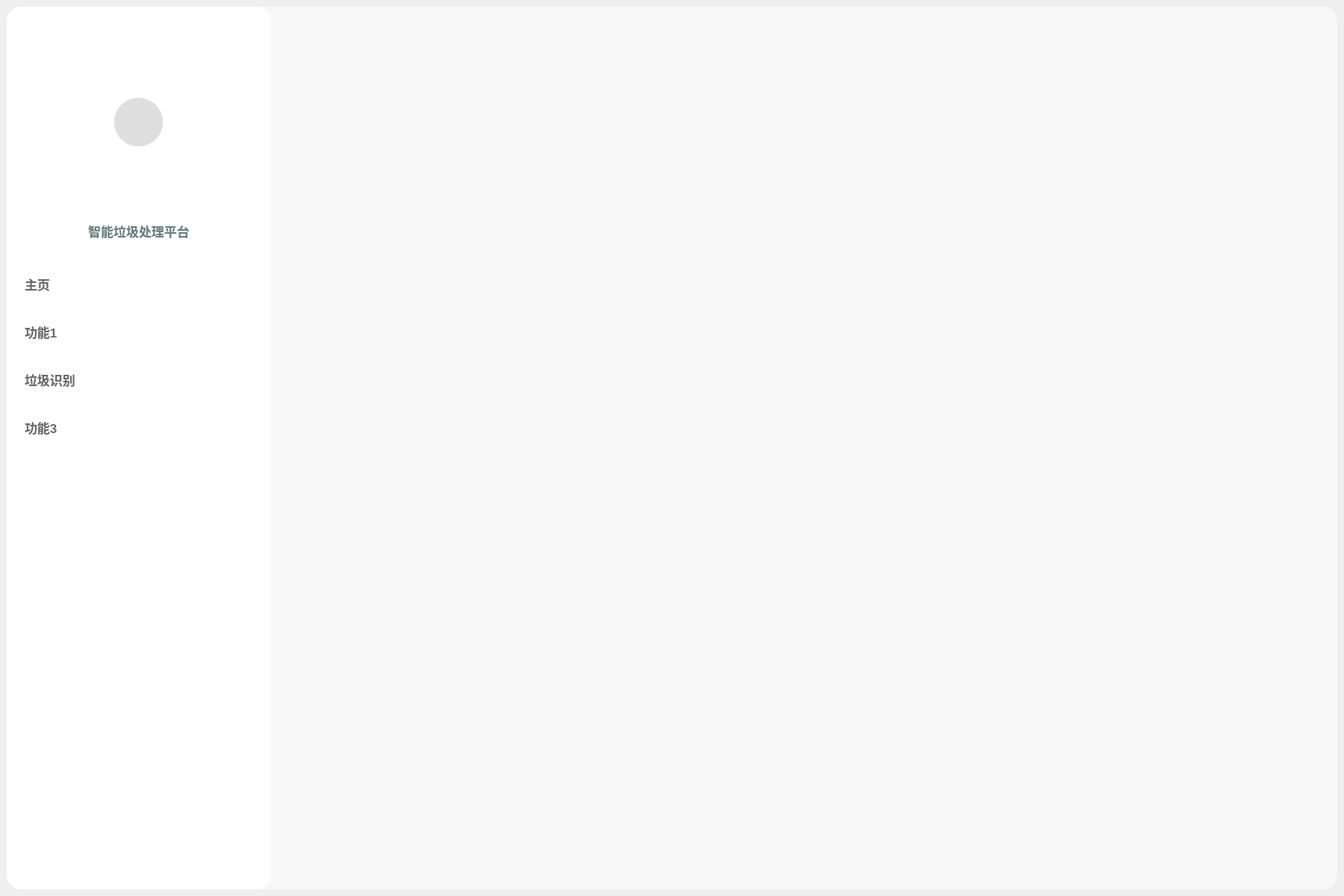
<?xml version="1.0" encoding="UTF-8"?>
<ui version="4.0">
 <class>MainWindow</class>
 <widget class="QMainWindow" name="MainWindow">
  <property name="geometry">
   <rect>
    <x>0</x>
    <y>0</y>
    <width>1800</width>
    <height>1200</height>
   </rect>
  </property>
  <property name="windowTitle">
   <string>MainWindow</string>
  </property>
  <property name="styleSheet">
   <string notr="true">QScrollBar:horizontal{
    height:8px;
    background:rgba(0,0,0,0%);
border-radius:4px;

}
QScrollBar::handle:horizontal{
    background:rgba(125,125,125,50%);
border-radius:4px;
}
QScrollBar::handle:horizontal:hover{
    background:rgba(125,125,125,100%);
    min-width:0;
}
QScrollBar::add-line:horizontal{
    height:0px;width:0px;

}
QScrollBar::sub-line:horizontal{
    height:0px;width:0px;

}
QScrollBar::add-line:horizontal:hover{
    height:0px;width:0px;

}
QScrollBar::sub-line:horizontal:hover{
    height:0px;width:0px;

}
QScrollBar::add-page:horizontal,QScrollBar::sub-page:horizontal
{
    background:rgba(0,0,0,10%);
    border-radius:4px;
}

QScrollBar:vertical{
    width:8px;
    background:rgba(0,0,0,0%);

}
QScrollBar::handle:vertical{
    width:0px;
    background:rgba(125,125,125,50%);
    border-radius:4px;
}
QScrollBar::handle:vertical:hover{
    width:0px;
    background:rgba(125,125,125,100%);
    border-radius:4px;
    min-width:20;
}
QScrollBar::add-line:vertical{
    height:0px;width:0px;

}
QScrollBar::sub-line:vertical{
    height:0px;width:0px;

}
QScrollBar::add-line:vertical:hover{
    height:0px;width:0px;

}
QScrollBar::sub-line:vertical:hover{
    height:0px;width:0px;

}
QScrollBar::add-page:vertical,QScrollBar::sub-page:vertical
{
    background:rgba(0,0,0,10%);
    border-radius:4px;
}
</string>
  </property>
  <widget class="QWidget" name="centralwidget">
   <layout class="QHBoxLayout" name="horizontalLayout_8">
    <item>
     <widget class="QFrame" name="frame">
      <property name="styleSheet">
       <string notr="true">QFrame#frame{
	background-color: rgba(255, 255, 255, 150);
	border-radius:20px;
}</string>
      </property>
      <property name="frameShape">
       <enum>QFrame::StyledPanel</enum>
      </property>
      <property name="frameShadow">
       <enum>QFrame::Raised</enum>
      </property>
      <layout class="QHBoxLayout" name="horizontalLayout_7" stretch="1,4">
       <property name="spacing">
        <number>12</number>
       </property>
       <property name="leftMargin">
        <number>0</number>
       </property>
       <property name="topMargin">
        <number>0</number>
       </property>
       <property name="rightMargin">
        <number>0</number>
       </property>
       <property name="bottomMargin">
        <number>0</number>
       </property>
       <item>
        <widget class="QFrame" name="frame_2">
         <property name="styleSheet">
          <string notr="true">QFrame#frame_2{
	background-color: rgba(255, 255, 255, 255);
	border-radius:20px;
}</string>
         </property>
         <property name="frameShape">
          <enum>QFrame::StyledPanel</enum>
         </property>
         <property name="frameShadow">
          <enum>QFrame::Raised</enum>
         </property>
         <layout class="QVBoxLayout" name="verticalLayout_2" stretch="1,0,3">
          <property name="spacing">
           <number>2</number>
          </property>
          <property name="bottomMargin">
           <number>36</number>
          </property>
          <item>
           <widget class="QFrame" name="frame_5">
            <property name="styleSheet">
             <string notr="true">border:none</string>
            </property>
            <property name="frameShape">
             <enum>QFrame::StyledPanel</enum>
            </property>
            <property name="frameShadow">
             <enum>QFrame::Raised</enum>
            </property>
            <layout class="QHBoxLayout" name="horizontalLayout_6">
             <property name="topMargin">
              <number>24</number>
             </property>
             <item>
              <widget class="QWidget" name="widget_6" native="true">
               <property name="minimumSize">
                <size>
                 <width>65</width>
                 <height>65</height>
                </size>
               </property>
               <property name="maximumSize">
                <size>
                 <width>65</width>
                 <height>65</height>
                </size>
               </property>
               <property name="styleSheet">
                <string notr="true">image:url(:/ICON/resource/svg_icons/icon_emoticons.svg);
border-radius:32px;
background-color: rgb(223, 223, 223);</string>
               </property>
              </widget>
             </item>
            </layout>
           </widget>
          </item>
          <item>
           <widget class="QLabel" name="label_2">
            <property name="font">
             <font>
              <pointsize>13</pointsize>
              <weight>75</weight>
              <bold>true</bold>
             </font>
            </property>
            <property name="styleSheet">
             <string notr="true">color: rgb(102, 128, 127);</string>
            </property>
            <property name="text">
             <string>智能垃圾处理平台</string>
            </property>
            <property name="alignment">
             <set>Qt::AlignCenter</set>
            </property>
           </widget>
          </item>
          <item>
           <widget class="QListWidget" name="listWidget">
            <property name="font">
             <font>
              <pointsize>13</pointsize>
              <weight>75</weight>
              <bold>true</bold>
             </font>
            </property>
            <property name="styleSheet">
             <string notr="true">QListView {
	padding-top:24px;
	border-radius: 20px;
	color: rgb(106, 106, 106);
}
QListView::item{
background-color: transparent;
height:40px;
padding-left:12px;
padding:12px;
}
QListView::item:hover {
	background-color: rgba(216, 216, 216, 50);

}
QListView::item:selected {
	/*background-color: transparent;*/
	background-color: rgba(90, 216, 212,50);
	color: rgb(40, 92, 90);
border-left: 2px solid rgb(90, 216, 212)


}
</string>
            </property>
            <property name="iconSize">
             <size>
              <width>24</width>
              <height>24</height>
             </size>
            </property>
            <item>
             <property name="text">
              <string>主页</string>
             </property>
             <property name="icon">
              <iconset>
               <normaloff>:/buttom/img/buttom/未读消息_message-unread.svg</normaloff>:/buttom/img/buttom/未读消息_message-unread.svg</iconset>
             </property>
            </item>
            <item>
             <property name="text">
              <string>功能1</string>
             </property>
             <property name="icon">
              <iconset>
               <normaloff>:/buttom/img/buttom/任天堂游戏_switch-nintendo.svg</normaloff>:/buttom/img/buttom/任天堂游戏_switch-nintendo.svg</iconset>
             </property>
            </item>
            <item>
             <property name="text">
              <string>垃圾识别</string>
             </property>
             <property name="icon">
              <iconset>
               <normaloff>:/buttom/img/buttom/仪表盘_dashboard-one.svg</normaloff>:/buttom/img/buttom/仪表盘_dashboard-one.svg</iconset>
             </property>
            </item>
            <item>
             <property name="text">
              <string>功能3</string>
             </property>
             <property name="icon">
              <iconset>
               <normaloff>:/buttom/img/buttom/中指_middle-finger.svg</normaloff>:/buttom/img/buttom/中指_middle-finger.svg</iconset>
             </property>
            </item>
           </widget>
          </item>
         </layout>
        </widget>
       </item>
       <item>
        <layout class="QVBoxLayout" name="verticalLayout_6" stretch="0,1">
         <property name="spacing">
          <number>12</number>
         </property>
         <item>
          <widget class="QFrame" name="frame_3">
           <property name="styleSheet">
            <string notr="true">.QFrame{
	background-color: rgba(255, 255, 255, 0);
	border-radius:20px;
}</string>
           </property>
           <property name="frameShape">
            <enum>QFrame::StyledPanel</enum>
           </property>
           <property name="frameShadow">
            <enum>QFrame::Raised</enum>
           </property>
           <layout class="QVBoxLayout" name="verticalLayout_3">
            <property name="topMargin">
             <number>24</number>
            </property>
           </layout>
          </widget>
         </item>
         <item>
          <widget class="QFrame" name="frame_4">
           <property name="styleSheet">
            <string notr="true">.QFrame{
	background-color: rgba(255, 255, 255, 0);
	border-radius:20px;
}</string>
           </property>
           <property name="frameShape">
            <enum>QFrame::StyledPanel</enum>
           </property>
           <property name="frameShadow">
            <enum>QFrame::Raised</enum>
           </property>
           <layout class="QVBoxLayout" name="verticalLayout_4">
            <item>
             <widget class="QWidget" name="widget" native="true">
              <property name="styleSheet">
               <string notr="true">.QFrame{
	background-color: rgb(0, 0, 0);
	border-radius:20px;
}
</string>
              </property>
             </widget>
            </item>
           </layout>
          </widget>
         </item>
        </layout>
       </item>
      </layout>
      <widget class="QPushButton" name="closeButton">
       <property name="geometry">
        <rect>
         <x>1750</x>
         <y>20</y>
         <width>30</width>
         <height>30</height>
        </rect>
       </property>
       <property name="styleSheet">
        <string notr="true">QPushButton {
	border: none;
	background-color: rgba(255, 255, 255, 0);
	image: url(:/resource/svg_icons/icon_close.svg);
}

QPushButton:hover {
	background-color: rgba(255, 0, 0, 100);
	border-radius: 15px;
}</string>
       </property>
       <property name="text">
        <string/>
       </property>
      </widget>
      <widget class="QPushButton" name="minimizeButton">
       <property name="geometry">
        <rect>
         <x>1710</x>
         <y>20</y>
         <width>30</width>
         <height>30</height>
        </rect>
       </property>
       <property name="styleSheet">
        <string notr="true">QPushButton {
	border: none;
	background-color: rgba(255, 255, 255, 0);
	image: url(:/resource/svg_icons/icon_minimize.svg);
}

QPushButton:hover {
	background-color: rgba(0, 0, 255, 50);
	border-radius: 15px;
}</string>
       </property>
       <property name="text">
        <string/>
       </property>
      </widget>
     </widget>
    </item>
   </layout>
  </widget>
 </widget>
 <resources>
  <include location="../resource.qrc"/>
 </resources>
 <connections/>
</ui>
